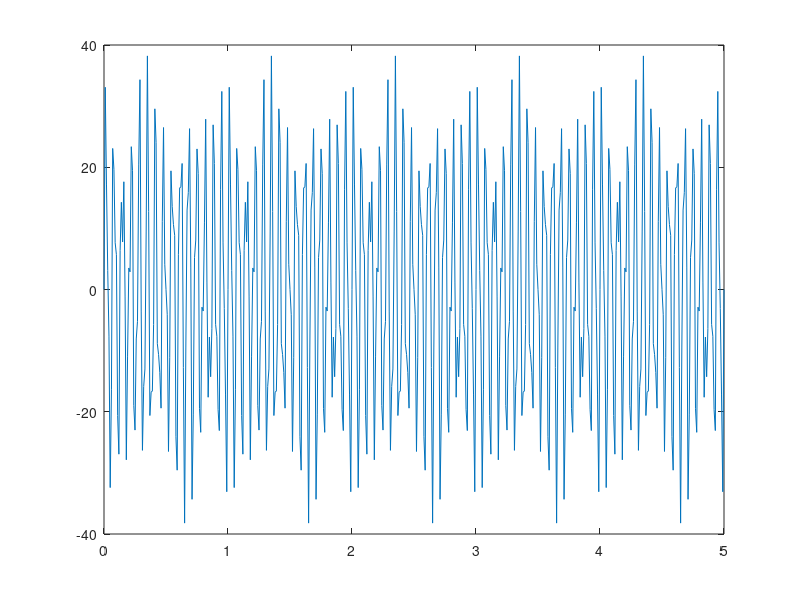
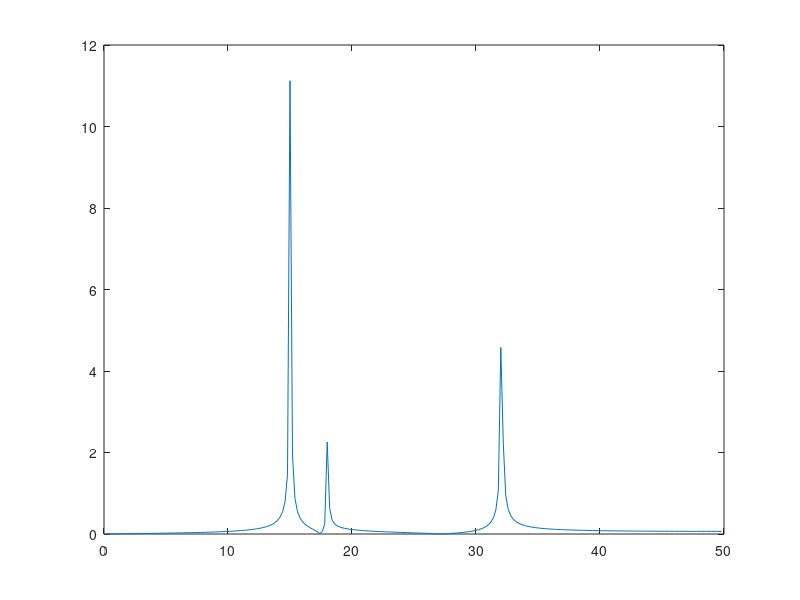
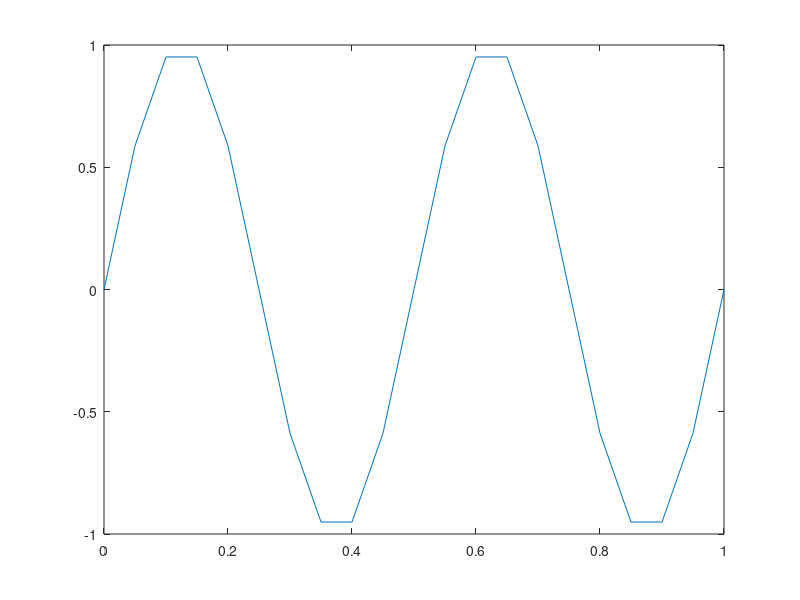

The MATLAB script that drew these images, in order: (Note: this script raises an error after producing the figures.)
%Piven OM-4 Var 9
%1
signal = [0 33.085 17.251 3.1284 -7.6253 -32.405 -16.41 23.076 19.666 7.6546 5.7063 -20.613 -26.94 6.4019 14.271 7.7831 17.626 -1.2174 -27.862 -10.899 3.5267 2.8908 23.366 19.436 -18.948 -23 -8.0901 -5.2208 20.382 34.324 -3.5267 -26.315 -15.886 -12.997 9.4118 38.217 12.767 -20.617 -16.808 -16.602 -5.7063 29.56 24.083 -8.861 -10.629 -13.595 -19.413 11.086 26.497 4.1302 6.9833e-014 -4.1302 -26.497 -11.086 19.413 13.595 10.629 8.861 -24.083 -29.56 5.7063 16.602 16.808 20.617 -12.767 -38.217 -9.4118 12.997 15.886 26.315 3.5267 -34.324 -20.382 5.2208 8.0901 23 18.948 -19.436 -23.366 -2.8908 -3.5267 10.899 27.862 1.2174 -17.626 -7.7831 -14.271 -6.4019 26.94 20.613 -5.7063 -7.6546 -19.666 -23.076 16.41 32.405 7.6253 -3.1284 -17.251 -33.085 -3.5618e-013 33.085 17.251 3.1284 -7.6253 -32.405 -16.41 23.076 19.666 7.6546 5.7063 -20.613 -26.94 6.4019 14.271 7.7831 17.626 -1.2174 -27.862 -10.899 3.5267 2.8908 23.366 19.436 -18.948 -23 -8.0901 -5.2208 20.382 34.324 -3.5267 -26.315 -15.886 -12.997 9.4118 38.217 12.767 -20.617 -16.808 -16.602 -5.7063 29.56 24.083 -8.861 -10.629 -13.595 -19.413 11.086 26.497 4.1302 5.0082e-013 -4.1302 -26.497 -11.086 19.413 13.595 10.629 8.861 -24.083 -29.56 5.7063 16.602 16.808 20.617 -12.767 -38.217 -9.4118 12.997 15.886 26.315 3.5267 -34.324 -20.382 5.2208 8.0901 23 18.948 -19.436 -23.366 -2.8908 -3.5267 10.899 27.862 1.2174 -17.626 -7.7831 -14.271 -6.4019 26.94 20.613 -5.7063 -7.6546 -19.666 -23.076 16.41 32.405 7.6253 -3.1284 -17.251 -33.085 -7.1237e-013 33.085 17.251 3.1284 -7.6253 -32.405 -16.41 23.076 19.666 7.6546 5.7063 -20.613 -26.94 6.4019 14.271 7.7831 17.626 -1.2174 -27.862 -10.899 3.5267 2.8908 23.366 19.436 -18.948 -23 -8.0901 -5.2208 20.382 34.324 -3.5267 -26.315 -15.886 -12.997 9.4118 38.217 12.767 -20.617 -16.808 -16.602 -5.7063 29.56 24.083 -8.861 -10.629 -13.595 -19.413 11.086 26.497 4.1302 5.7844e-014 -4.1302 -26.497 -11.086 19.413 13.595 10.629 8.861 -24.083 -29.56 5.7063 16.602 16.808 20.617 -12.767 -38.217 -9.4118 12.997 15.886 26.315 3.5267 -34.324 -20.382 5.2208 8.0901 23 18.948 -19.436 -23.366 -2.8908 -3.5267 10.899 27.862 1.2174 -17.626 -7.7831 -14.271 -6.4019 26.94 20.613 -5.7063 -7.6546 -19.666 -23.076 16.41 32.405 7.6253 -3.1284 -17.251 -33.085 -1.7933e-012 33.085 17.251 3.1284 -7.6253 -32.405 -16.41 23.076 19.666 7.6546 5.7063 -20.613 -26.94 6.4019 14.271 7.7831 17.626 -1.2174 -27.862 -10.899 3.5267 2.8908 23.366 19.436 -18.948 -23 -8.0901 -5.2208 20.382 34.324 -3.5267 -26.315 -15.886 -12.997 9.4118 38.217 12.767 -20.617 -16.808 -16.602 -5.7063 29.56 24.083 -8.861 -10.629 -13.595 -19.413 11.086 26.497 4.1302 9.2226e-013 -4.1302 -26.497 -11.086 19.413 13.595 10.629 8.861 -24.083 -29.56 5.7063 16.602 16.808 20.617 -12.767 -38.217 -9.4118 12.997 15.886 26.315 3.5267 -34.324 -20.382 5.2208 8.0901 23 18.948 -19.436 -23.366 -2.8908 -3.5267 10.899 27.862 1.2174 -17.626 -7.7831 -14.271 -6.4019 26.94 20.613 -5.7063 -7.6546 -19.666 -23.076 16.41 32.405 7.6253 -3.1284 -17.251 -33.085 -1.4247e-012 33.085 17.251 3.1284 -7.6253 -32.405 -16.41 23.076 19.666 7.6546 5.7063 -20.613 -26.94 6.4019 14.271 7.7831 17.626 -1.2174 -27.862 -10.899 3.5267 2.8908 23.366 19.436 -18.948 -23 -8.0901 -5.2208 20.382 34.324 -3.5267 -26.315 -15.886 -12.997 9.4118 38.217 12.767 -20.617 -16.808 -16.602 -5.7063 29.56 24.083 -8.861 -10.629 -13.595 -19.413 11.086 26.497 4.1302 1.9507e-013 -4.1302 -26.497 -11.086 19.413 13.595 10.629 8.861 -24.083 -29.56 5.7063 16.602 16.808 20.617 -12.767 -38.217 -9.4118 12.997 15.886 26.315 3.5267 -34.324 -20.382 5.2208 8.0901 23 18.948 -19.436 -23.366 -2.8908 -3.5267 10.899 27.862 1.2174 -17.626 -7.7831 -14.271 -6.4019 26.94 20.613 -5.7063 -7.6546 -19.666 -23.076 16.41 32.405 7.6253 -3.1284 -17.251 -33.085 -1.0562e-012];

T = 5;
N = size(signal,2);
dt = T/(N-1);
t = (0:N-1)*dt;

figure
plot(t,signal);

Fs = 1/dt;
df = 1/T;

t = (0:(N-1)/2-1)*df;
x = fft(signal);

P2 = abs(x/(N-1));
P1 = P2(1:(N-1)/2);

res = [];
k = 1;
for i = 1:(N-1)/2-1
   if P1(i)<P1(i+1)&&P1(i+1)>P1(i+2)
       res(k) = i*df;
       k = k+1;
   end
end
disp(res);

figure
plot(t, P1);

clear;
%2
signal = [0 0.58779 0.95106 0.95106 0.58779 1.2246e-016 -0.58779 -0.95106 -0.95106 -0.58779 -2.4493e-016 0.58779 0.95106 0.95106 0.58779 3.6739e-016 -0.58779 -0.95106 -0.95106 -0.58779 -4.8986e-016];
T = 1;
N = size(signal,2);

dt = T/(N-1);
t = (0:dt:T);

figure
plot(t, signal);

dt = 0.001;
t = (0:dt:T);
for i = 1:size(t,2)
    x(i) = X(signal,N,t(i),T);
end

figure
plot(t, x);

function res = X(signal,N,t,T)
    res = 0;
    for k = 1:N
        res = res + signal(k)*sin((pi*N/T) *t - k*pi)/((pi*N/T) *t - k*pi);
    end
end